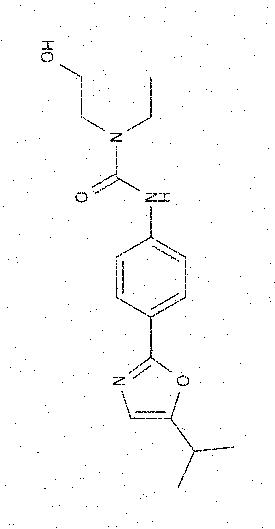
#> input picture noisy/chemical/inchi1.png, 275 x 529 px; its folder holds only this picture in this run
$ python noise_removal.py 3   (older library calls are emulated)
#> lines starting #> are read from the running program, lines starting #| are printed output that depends on the picture
import cv2
import numpy as np
import matplotlib.pyplot as plt
import argparse
import os
from skimage.metrics import peak_signal_noise_ratio as psnr
from skimage.metrics import structural_similarity as ssim

def apply_morphological_operations(image):
    dilation_kernel = np.ones((3, 3), np.uint8)
    erosion_kernel = np.ones((2, 2), np.uint8)
    dilated_image = cv2.dilate(image, dilation_kernel, iterations=10)
    eroded_image = cv2.erode(dilated_image, erosion_kernel, iterations=12)
    return eroded_image

def apply_mean_filter(image):
    kernel_size = (2, 2)
    mean_filtered_image = cv2.blur(image, kernel_size)
    return mean_filtered_image

def apply_median_filter(image):
    median_filtered_image = cv2.medianBlur(image, 1)
    return median_filtered_image

def apply_bilateral_filter(image):
    bilateral_filtered_image = cv2.bilateralFilter(image, 9, 75, 75)
    return bilateral_filtered_image

def apply_conservative_smoothing(image, size=3):
    temp_image = image.copy()
    pad_size = size // 2
    padded_image = cv2.copyMakeBorder(temp_image, pad_size, pad_size, pad_size, pad_size, cv2.BORDER_REFLECT)
    for i in range(pad_size, padded_image.shape[0] - pad_size):
        for j in range(pad_size, padded_image.shape[1] - pad_size):
            neighborhood = padded_image[i - pad_size:i + pad_size + 1, j - pad_size:j + pad_size + 1]
            max_val, min_val = neighborhood.max(), neighborhood.min()
            if temp_image[i - pad_size, j - pad_size] > max_val:
                temp_image[i - pad_size, j - pad_size] = max_val
            elif temp_image[i - pad_size, j - pad_size] < min_val:
                temp_image[i - pad_size, j - pad_size] = min_val
    return temp_image

def apply_low_pass_filter(image):
    dft = cv2.dft(np.float32(image), flags=cv2.DFT_COMPLEX_OUTPUT)
    dft_shift = np.fft.fftshift(dft)

    rows, cols = image.shape
    crow, ccol = rows // 2, cols // 2

    mask = np.zeros((rows, cols, 2), np.uint8)
    mask[crow-30:crow+30, ccol-30:ccol+30] = 1

    fshift = dft_shift * mask
    f_ishift = np.fft.ifftshift(fshift)
    img_back = cv2.idft(f_ishift)
    img_back = cv2.magnitude(img_back[:, :, 0], img_back[:, :, 1])

    return img_back

def apply_high_pass_filter(image):
    dft = cv2.dft(np.float32(image), flags=cv2.DFT_COMPLEX_OUTPUT)
    dft_shift = np.fft.fftshift(dft)
    rows, cols = image.shape
    crow, ccol = rows // 2, cols // 2
    mask = np.ones((rows, cols, 2), np.uint8)
    r = 30
    center = [crow, ccol]
    x, y = np.ogrid[:rows, :cols]
    mask_area = (x - center[0]) ** 2 + (y - center[1]) ** 2 <= r*r
    mask[mask_area] = 0
    fshift = dft_shift * mask
    f_ishift = np.fft.ifftshift(fshift)
    img_back = cv2.idft(f_ishift)
    img_back = cv2.magnitude(img_back[:, :, 0], img_back[:, :, 1])
    return img_back

def apply_gaussian_smoothing(image):
    gaussian_smoothed_image = cv2.GaussianBlur(image, (5, 5), 0)
    return gaussian_smoothed_image

def apply_laplacian_filter(image):
    laplacian_filtered_image = cv2.Laplacian(image, cv2.CV_64F)
    return laplacian_filtered_image

def apply_unsharp_filter(image):
    gaussian_blur = cv2.GaussianBlur(image, (9, 9), 10.0)
    unsharp_image = cv2.addWeighted(image, 1.5, gaussian_blur, -0.5, 0, image)
    return unsharp_image

def evaluate_filter_performance(original_image, filtered_image):
    psnr_value = psnr(original_image, filtered_image, data_range=filtered_image.max() - filtered_image.min())
    ssim_value = ssim(original_image, filtered_image, data_range=filtered_image.max() - filtered_image.min())
    return psnr_value, ssim_value

filter_functions = [
    ('Original', lambda x: x),
    ('Morphological', apply_morphological_operations),
    ('Mean Filter', apply_mean_filter),
    ('Median Filter', apply_median_filter),
    ('Gaussian Smoothing', apply_gaussian_smoothing),
    ('Bilateral Filter', apply_bilateral_filter),
    ('Conservative Smoothing', apply_conservative_smoothing),
    ('Low-Pass Filter', apply_low_pass_filter),
    ('High Pass Filter', apply_high_pass_filter),
    ('Laplacian', apply_laplacian_filter),
    ('Unsharp Masking', apply_unsharp_filter)
]

parser = argparse.ArgumentParser()
parser.add_argument('number_of_images', type=int, help='Number of images to process')
args = parser.parse_args()
image_folder_path = 'noisy/chemical/'

image_files = [f for f in os.listdir(image_folder_path) if os.path.isfile(os.path.join(image_folder_path, f))]
image_files = sorted(image_files)[:args.number_of_images]

for image_name in image_files:
    image_path = os.path.join(image_folder_path, image_name)
    image = cv2.imread(image_path, 0)
#> image: shape (529, 275); 98.8% white; black in thin lines or dots

    morphological = apply_morphological_operations(image)
#> in apply_morphological_operations, `dilated_image = cv2.dilate(image, dilation_kernel, iterations=10)`: dilated_image: shape (529, 275); every value is 255
    mean_filtered_image = apply_mean_filter(image)
#> in apply_mean_filter, `mean_filtered_image = cv2.blur(image, kernel_size)`:
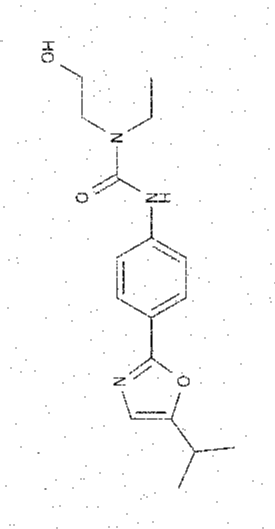
#> mean_filtered_image: shape (529, 275); min 0, max 255, mean 252
    median_filtered_image = apply_median_filter(image)
    gaussian_smoothed_image = apply_gaussian_smoothing(image)
#> in apply_gaussian_smoothing, `gaussian_smoothed_image = cv2.GaussianBlur(image, (5, 5), 0)`:
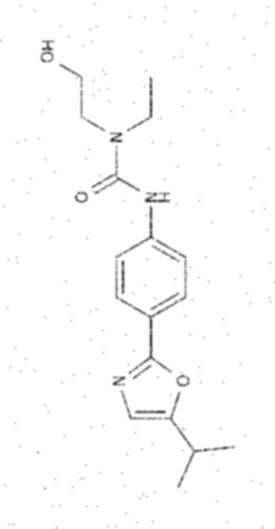
#> gaussian_smoothed_image: shape (529, 275); min 47, max 255, mean 251.9
    bilateral_filtered_image = apply_bilateral_filter(image)
    conservative_smoothed_image = apply_conservative_smoothing(image)
#> in apply_conservative_smoothing, `padded_image = cv2.copyMakeBorder(temp_image, pad_size, pad_size, pad_..`: padded_image: shape (531, 277); 98.8% white; black in thin lines or dots
    low_pass_filtered_image = apply_low_pass_filter(image)
#> in apply_low_pass_filter, `img_back = cv2.magnitude(img_back[:, :, 0], img_back[:, :, 1])`:
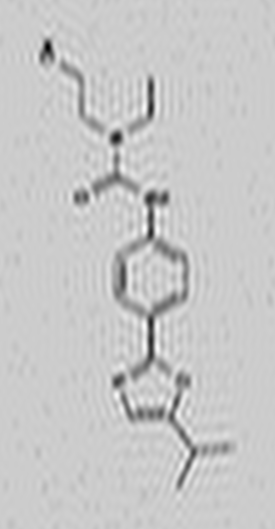
#> img_back: shape (529, 275) float32; min 17590442, max 41928840, mean 36650648; drawn with min black and max white
    high_pass_filtered_image = apply_high_pass_filter(image)
#> in apply_high_pass_filter, `img_back = cv2.magnitude(img_back[:, :, 0], img_back[:, :, 1])`:
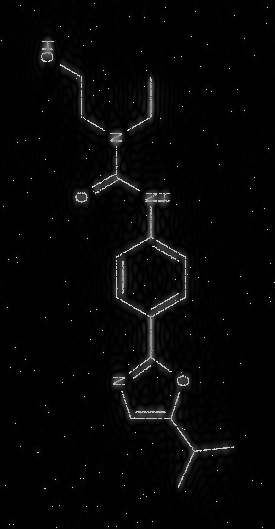
#> img_back: shape (529, 275) float32; min 3.43, max 39264856, mean 986085.6; drawn with min black and max white
    laplacian_filtered_image = apply_laplacian_filter(image)
#> in apply_laplacian_filter, `laplacian_filtered_image = cv2.Laplacian(image, cv2.CV_64F)`:
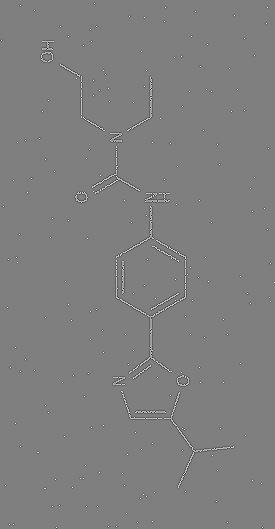
#> laplacian_filtered_image: shape (529, 275) float64; min -1020, max 1020, mean 0; drawn with min black and max white
    unsharp_image = apply_unsharp_filter(image)
#> in apply_unsharp_filter, `gaussian_blur = cv2.GaussianBlur(image, (9, 9), 10.0)`:
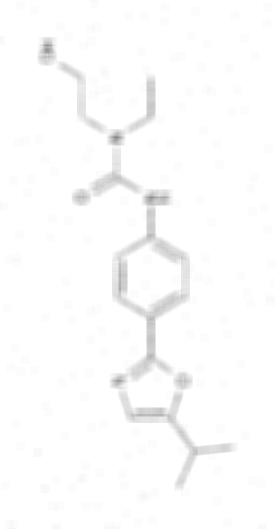
#> gaussian_blur: shape (529, 275); min 128, max 255, mean 251.9

    titles = ['Original', 'Morphological', 'Mean Filter', 'Median Filter', 'Gaussian Smoothing',
              'Conservative Smoothing', 'Low-Pass Filter', 'High Pass Filter', 'Laplacian', 'Unsharp Masking', 'Bilateral Filter']
    images = [image, morphological, mean_filtered_image, median_filtered_image, gaussian_smoothed_image,
              conservative_smoothed_image, low_pass_filtered_image, high_pass_filtered_image, laplacian_filtered_image, unsharp_image, bilateral_filtered_image]

    psnr_scores = []
    ssim_scores = []

    for i, filtered_image in enumerate(images[1:], start=1):
        psnr_value, ssim_value = evaluate_filter_performance(image, filtered_image)
        psnr_scores.append(psnr_value)
        ssim_scores.append(ssim_value)
#> this loop made 10 passes
#> (psnr_value, ssim_value) on passes 1 to 10: (-inf, nan), (22.5, 0.918), (inf, 1), (20.63, 0.894), (inf, 1), (-3.57, 4.44e-05), (20.65, 0.587), (17.45, 0.00168), (inf, 1), (46.55, 0.999)
#> after the loop, psnr_scores = [-inf, 22.5, inf, 20.63, inf, -3.57, 20.65, 17.45, inf, 46.55]; ssim_scores = [nan, 0.918, 1, 0.894, 1, 4.44e-05, 0.587, 0.00168, 1, 0.999]

    plt.figure(figsize=(18, 12))
    for i in range(len(images)):
        plt.subplot(3, 4, i + 1), plt.imshow(images[i], 'gray')
        plt.title(titles[i])
        plt.xticks([]), plt.yticks([])
#> this loop made 11 passes
    plt.show()

    plt.figure(figsize=(12, 6))
    # PSNR scores plot
    plt.subplot(1, 2, 1)
    plt.bar(range(1, len(psnr_scores) + 1), psnr_scores, tick_label=titles[1:])
    plt.title('PSNR Scores by Filter')
    plt.xlabel('Filter')
    plt.ylabel('PSNR')
    plt.xticks(rotation=45)

    # SSIM scores plot
    plt.subplot(1, 2, 2)
    plt.bar(range(1, len(ssim_scores) + 1), ssim_scores, tick_label=titles[1:])
    plt.title('SSIM Scores by Filter')
    plt.xlabel('Filter')
    plt.ylabel('SSIM')
    plt.xticks(rotation=45)
    plt.tight_layout()
    plt.show()
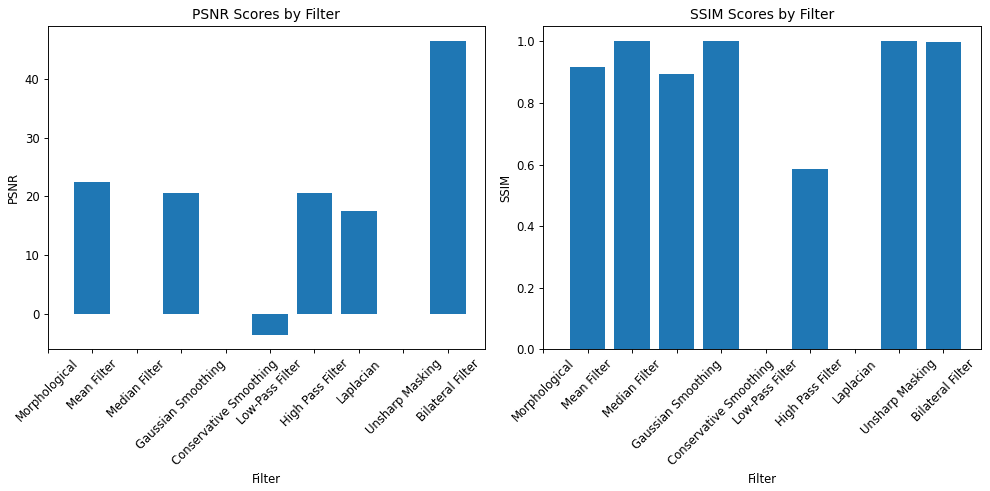
#> figure drawn by matplotlib, 2 panels

$ run again, on noisy/chemical/inchi3.png
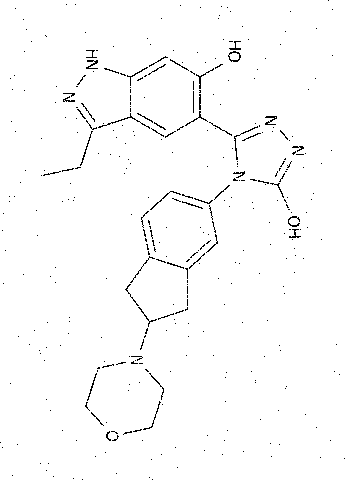
#> input picture noisy/chemical/inchi3.png, 345 x 482 px
#> image: shape (482, 345); 98.4% white; black in thin lines or dots
#> dilated_image: shape (482, 345); every value is 255
#> padded_image: shape (484, 347); 98.5% white; black in thin lines or dots
#> in apply_laplacian_filter, `laplacian_filtered_image = cv2.Laplacian(image, cv2.CV_64F)`:
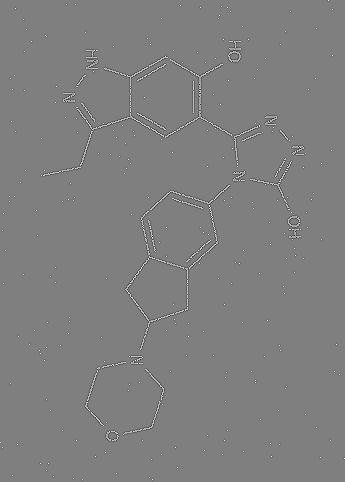
#> laplacian_filtered_image: shape (482, 345) float64; min -1020, max 1020, mean 0; drawn with min black and max white
#> the loop `for i, filtered_image in enumerate(images[1:], start=1):` made 10 passes
#> (psnr_value, ssim_value) on passes 1 to 8: (-inf, nan), (21.3, 0.904), (inf, 1), (19.31, 0.877), (inf, 1), (-3.58, 4.09e-05), (19.24, 0.517), (17.28, 0.00116)
#> after the loop `for i, filtered_image in enumerate(images[1:], start=1):`: psnr_scores = [-inf, 21.3, inf, 19.31, inf, -3.58, 19.24, 17.28, inf, 46.28]; ssim_scores = [nan, 0.904, 1, 0.877, 1, 4.09e-05, 0.517, 0.00116, 1, 0.999]
#> the loop `for i in range(len(images)):` made 11 passes
#> `plt.show()`:
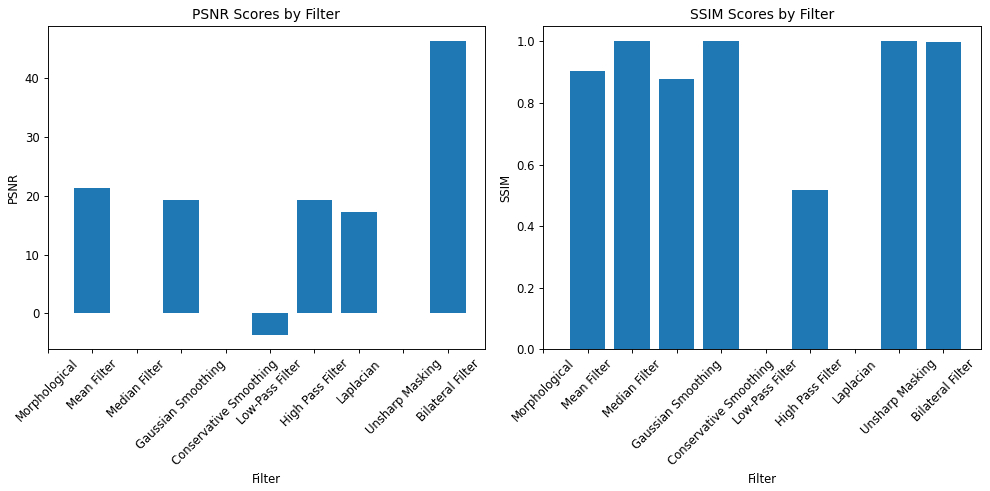
#> figure drawn by matplotlib, 2 panels

$ run again, on noisy/chemical/inchi4.png
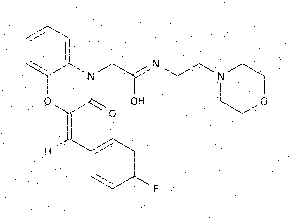
#> input picture noisy/chemical/inchi4.png, 293 x 218 px
#> image: shape (218, 293); 98.6% white; black in thin lines or dots
#> dilated_image: shape (218, 293); every value is 255
#> padded_image: shape (220, 295); 98.7% white; black in thin lines or dots
#> in apply_laplacian_filter, `laplacian_filtered_image = cv2.Laplacian(image, cv2.CV_64F)`:
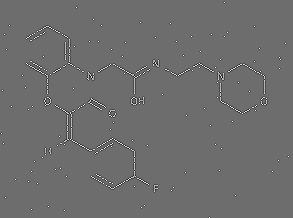
#> laplacian_filtered_image: shape (218, 293) float64; min -765, max 1020, mean 0; drawn with min black and max white
#> the loop `for i, filtered_image in enumerate(images[1:], start=1):` made 10 passes
#> (psnr_value, ssim_value) on passes 1 to 8: (-inf, nan), (21.06, 0.878), (inf, 1), (16.94, 0.833), (inf, 1), (-3.19, 5.28e-05), (19.56, 0.504), (15.91, -0.000387)
#> after the loop `for i, filtered_image in enumerate(images[1:], start=1):`: psnr_scores = [-inf, 21.06, inf, 16.94, inf, -3.19, 19.56, 15.91, inf, 45.83]; ssim_scores = [nan, 0.878, 1, 0.833, 1, 5.28e-05, 0.504, -0.000387, 1, 0.999]
#> the loop `for i in range(len(images)):` made 11 passes
#> `plt.show()`:
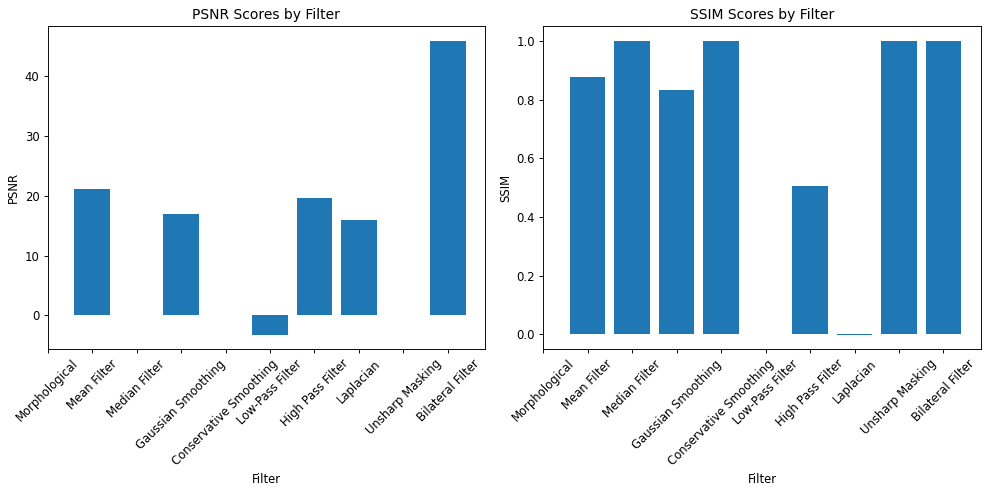
#> figure drawn by matplotlib, 2 panels

$ run again, on noisy/chemical/inchi5.png
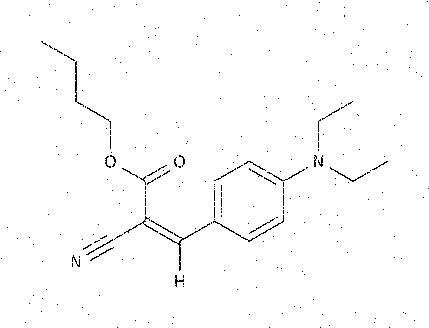
#> input picture noisy/chemical/inchi5.png, 429 x 328 px
#> image: shape (328, 429); 98.8% white; black in thin lines or dots
#> dilated_image: shape (328, 429); every value is 255
#> padded_image: shape (330, 431); 98.9% white; black in thin lines or dots
#> the loop `for i, filtered_image in enumerate(images[1:], start=1):` made 10 passes
#> (psnr_value, ssim_value) on passes 1 to 8: (-inf, nan), (22.49, 0.915), (inf, 1), (20.5, 0.891), (inf, 1), (-3.8, 4.27e-05), (20.39, 0.574), (16.27, 0.000778)
#> after the loop `for i, filtered_image in enumerate(images[1:], start=1):`: psnr_scores = [-inf, 22.49, inf, 20.5, inf, -3.8, 20.39, 16.27, inf, 46.24]; ssim_scores = [nan, 0.915, 1, 0.891, 1, 4.27e-05, 0.574, 0.000778, 1, 0.999]
#> the loop `for i in range(len(images)):` made 11 passes
#> `plt.show()`:
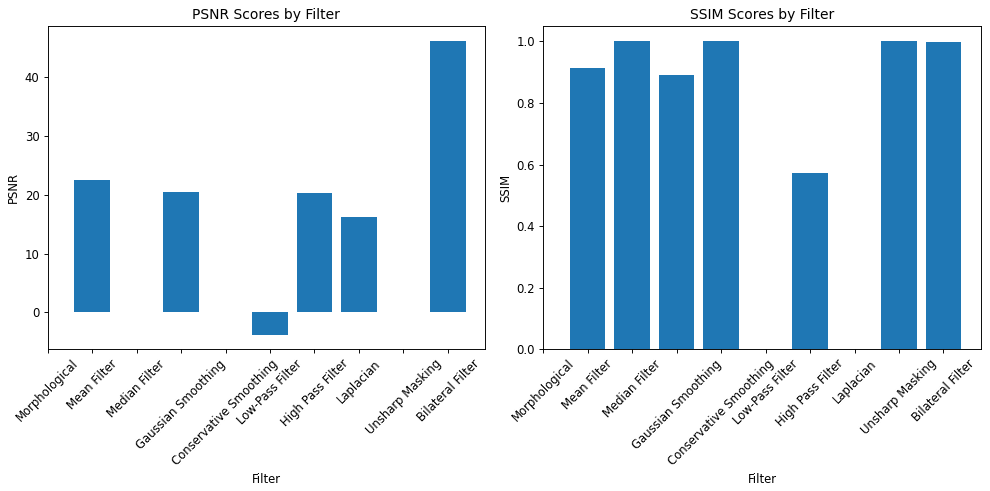
#> figure drawn by matplotlib, 2 panels
